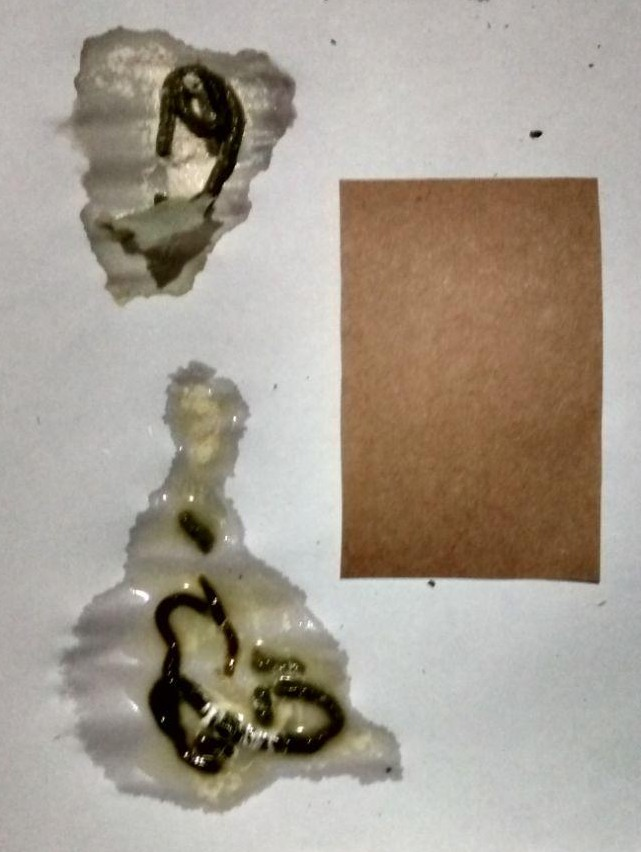
#> input picture sample-imgs/sample-photo1-crop.jpg, 641 x 852 px
$ jupyter execute first-notebook.ipynb
#> lines starting #> are read from the running program, lines starting #| are printed output that depends on the picture; after the words box and inside, x2 and y2 are one past the last pixel; in counts of white or black regions, pixels touching at a corner belong together; long printed decimals are rounded
[cell 1]
# RRM nUSP 6516211
# SCC5830 (2022/1)
# Final Project = Morphological characterization of bird droppings using img. proc. techniques

# #Objectives:
# a) total area, area of solid green phase, area of the white on liquid phase;
# b) presence and intensity of red (indicative of blood);
# c) presence of 'dots' from undigested food on the solid phase;
# d) nº of segments of the solid part;

# #Overview of steps:
# * remove background
# * (a) from not bg isolate ref rectangle and count its pixels
# * (a,d) isolate all poop and normalize
#   - count its pixels
#   - spread/texture measurement (diarhea measurement)
#   - overall parameter to directly compare with other images:
#       . hist 95% confidence distances
#       . Haralick or bag of features 95% confid distances
#       . fourier 95% confid distances
# * from all poop isolate green poop:
#   - (a) count its pixels
#   - (d) spread/texture measurement
#   - (b) redish histogram
#   - (c) histogram
# * from all poop isolate white and yellowish histogram

# #Overview of development
# I started developing the code before the lessons of segmentation, so I've ended developing an alternative way to image segmentation.
# This alternative way is poor in performance and will be changed, but I've decided to keep in this partial step for documentation.
# The first step was to explore the image to gain insights on how to segment using the information of color, since the intuitive human perception probably use this info in this case.
# Channels of RGB and HSV spaces were observed.
# Two functions called 'white_limiar' and 'color_limiar' where created to segment the background and the reference card, respectivelly.
# From the image with the segmented reference card of a known size, the conversion factor mm²/pixel was calculated.
# It appears to be reasonable to assume a constant factor for the image because the image is plain (constant focal distance for the entire frame).
# A low pass filter was used to try to segment the reference card, but it was not sucessful
# The green and red histograms were also explored.

[cell 2]
import numpy as np
import imageio
import matplotlib as mpl, matplotlib.pyplot as plt
#import matplotlib as mpl

[cell 3]
# [4 lines of commented-out code are left out]

[cell 4]
# Read input
img_in = (imageio.imread("sample-imgs/sample-photo1-crop.jpg")).astype(np.uint8)
#> img_in is the input picture: shape (852, 641, 3); mean R, G, B 165.5, 156.5, 144.3
ref_size = 86 * 55 #[mm]

[cell 5]
print(img_in.shape, np.min(img_in), np.max(img_in))
#| (852, 641, 3) 0 255
#plt.figure(figsize=(5,8))
plt.imshow(img_in)
plt.figure(figsize=(15,5))
plt.subplot(131); plt.imshow(img_in[:,:,0], cmap='gray')
plt.subplot(132); plt.imshow(img_in[:,:,1], cmap='gray')
plt.subplot(133); plt.imshow(img_in[:,:,2], cmap='gray')

[cell 6]
img_hsv = mpl.colors.rgb_to_hsv(img_in)
#> img_hsv: shape (852, 641, 3) float32; mean of channels 0, 1, 2 0.2, 0.2, 166.1
plt.figure(figsize=(15,5))
plt.subplot(131); plt.imshow(img_hsv[:,:,0], cmap='hsv'); plt.colorbar()
plt.subplot(132); plt.imshow(img_hsv[:,:,1], cmap='gray'); plt.colorbar(); plt.title("Saturation")
plt.subplot(133); plt.imshow(img_hsv[:,:,2], cmap='gray'); plt.colorbar(); plt.title("Value")

[cell 7]
def img_norm(im, high=255):  # Normalize and coerce to uint8
    im_low = im-np.min(im)  # Shift the low value to 0
    im_norm = (im_low*high/np.max(im_low)).astype(np.uint8)  # Adjust the range to a maximum of 255
    return im_norm

[cell 8]
c1 = 0.7
c2 = 80
condition = (img_hsv[:,:,1] > c1) & ((img_hsv[:,:,2] < c2) | (img_hsv[:,:,2] > 200))
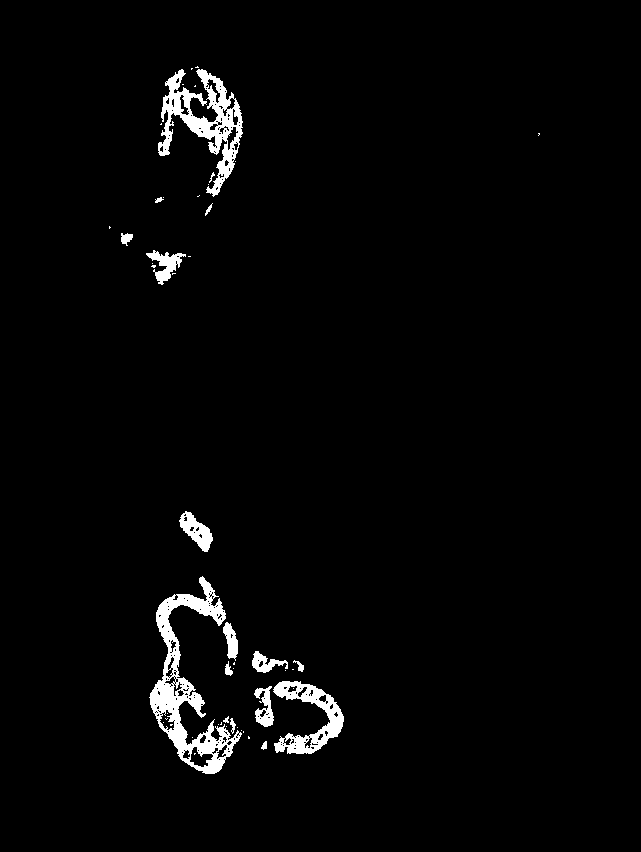
#> condition: shape (852, 641) bool; 2.5% white; 50 white regions (33 under 20 px), largest, box (x1, y1, x2, y2) and area: (149, 576, 242, 774) 4981, (158, 69, 243, 197) 3669, (273, 681, 344, 754) 2024
idx_filter = np.where(condition)
#> idx_filter = 13552 positions, rows 66 to 773, columns 109 to 539

img_temp = (255*np.ones(img_in.shape).astype(np.uint8))
img_temp[idx_filter] = img_in[idx_filter]
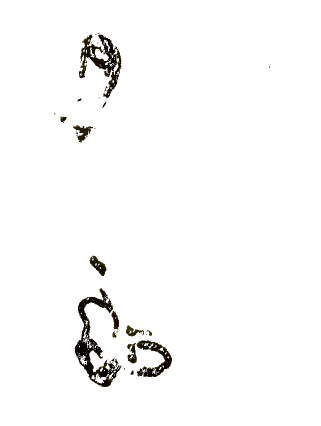
#> img_temp: shape (852, 641, 3) (shown at 1/2 size); mean R, G, B 249.3, 249.1, 248.8
#img_temp = img_norm(img_temp)
plt.figure(figsize=(6,15))
plt.imshow(img_temp)#[:,:,2], cmap='gray');# plt.colorbar()
#imageio.imsave("sel2.jpg",img_temp)

[cell 9]
def limiar_search(img_ipt, t0=120, print_t=False):  # Otsu segmentation
#> called with t0 = 120, print_t = False
    search_t = True
    t = t0  # inital threshold
    while search_t:
        g1 = img_ipt[img_ipt > t]
        g2 = img_ipt[img_ipt <= t]

        mu1 = g1.mean()
        mu2 = g2.mean()

        t_old = t
        t = 0.5*(mu1+mu2)

        if abs(t-t_old) < 0.5:
            search_t = False
#> this loop made 5 passes
#> (mu1, mu2, t_old, t) on passes 2 to 5: (185.7, 98.36, 133.5, 142), (188.4, 102.3, 142, 145.3), (189.1, 103.5, 145.3, 146.3), (189.3, 103.7, 146.3, 146.5)

    img_out = np.zeros(img_ipt.shape)
    img_out[img_ipt > t] = 255
    if print_t:
        print(t)

    return img_out.astype(np.uint8)

[cell 10]
plt.imshow(limiar_search(img_in[:,:,0]*0.299 + img_in[:,:,1]*0.587 + img_in[:,:,2]*0.114), cmap='gray'); plt.colorbar()

[cell 11]
plt.imshow(limiar_search(img_norm(img_hsv[:,:,1]), print_t=True), cmap='gray'); plt.colorbar()
#> the loop in limiar_search (call 2), `while search_t:` made 4 passes
#> (mu1, mu2, t_old, t, search_t) on pass 4: (137.7, 14.1, 76.27, 75.88, False)
#| 75.878

[cell 12]
def limiar_range(img_ipt, t, ranget):
#> called with t = 130, ranget = 30
    img_out = np.zeros(img_ipt.shape)
#> img_out: shape (852, 641) float64; every value is 0
    img_out[(img_ipt > t - ranget) & (img_ipt < t + ranget)] = 255
#> img_out: shape (852, 641) float64; 18.7% white; 328 white regions (288 under 20 px), largest, box (x1, y1, x2, y2) and area: (342, 179, 602, 582) 91713, (244, 646, 348, 758) 2657, (164, 574, 243, 680) 1768

    return img_out

[cell 13]
plt.imshow(limiar_range(img_norm(img_hsv[:,:,1]), 130, 30), cmap='gray'); plt.colorbar()
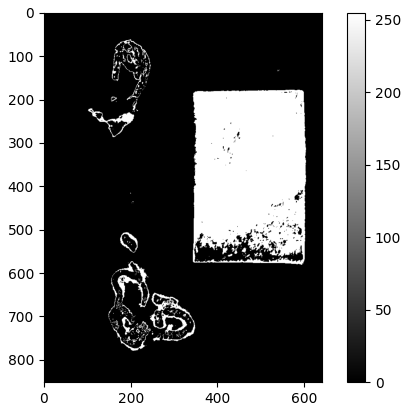
#> figure drawn by matplotlib, 2 panels

[cell 14]
pixel_to_area = ref_size/np.sum(limiar_range(img_norm(img_hsv[:,:,1]), 130, 30) > 250)
#> pixel_to_area = 0.0462

[cell 15]
"{:.2} [mm/pixel]".format(pixel_to_area)
#> Out = '0.046 [mm/pixel]'

[cell 16]
def color_limiar(img, color, threshold=0.05):
    # ''''
    # Funcion to apply limiarization for a given color and threshold/tolerance value
    # * Color: must be a tuple with rgb values of the desired color selector
    # * Threshold is the fracion of hue spectrum to filter
    # ''''

#> called with color = (181, 101, 29), threshold = 0.03
    c = mpl.colors.rgb_to_hsv(color)[0]

    img_hsv = mpl.colors.rgb_to_hsv(img)
    condition = np.logical_and(img_hsv[:,:,0] < c + threshold/2,
                             img_hsv[:,:,0] > c - threshold/2)
#> condition: shape (852, 641) bool; 32.2% white; 433 white regions (324 under 20 px), largest, box (x1, y1, x2, y2) and area: (312, 0, 641, 592) 126886, (0, 0, 100, 352) 13109, (0, 560, 154, 784) 8744
    idx_filter = np.where(condition)
#> idx_filter = 175821 positions, rows 0 to 851, columns 0 to 640

    img_out = np.zeros(img.shape).astype(np.uint8)
    img_out[idx_filter] = img[idx_filter]
#> img_out: shape (852, 641, 3)

    return img_out

[cell 17]
plt.imshow(color_limiar(img_in, (181,101,29), 0.03))

[cell 18]
def white_limiar(img, whitelvl, threshold=0.05):
    # ''''
    # Funcion to apply limiarization for white color and threshold/tolerance value
    # * Whitelvl: float from 0 to 1 expressing the level of white to filter
    # * Threshold is the fracion of white spectrum to filter
    # ''''

#> called with whitelvl = 0.8, threshold = 0.4
    c = whitelvl

    img_float = img.astype(float)/255
    condition0 = (img_float[:,:,0] < c + threshold/2) & (img_float[:,:,0] > c - threshold/2)
#> condition0: shape (852, 641) bool; 67.1% white; 207 black regions (174 under 20 px), largest, box (x1, y1, x2, y2) and area: (340, 177, 603, 585) 79916, (56, 361, 402, 812) 60865, (59, 26, 297, 305) 36229
    condition1 = (img_float[:,:,1] < c + threshold/2) & (img_float[:,:,1] > c - threshold/2)
#> condition1: shape (852, 641) bool; 61.7% white; 58 black regions (51 under 20 px), largest, box (x1, y1, x2, y2) and area: (339, 177, 603, 587) 104647, (54, 361, 402, 812) 65742, (56, 25, 297, 305) 38547
    condition2 = (img_float[:,:,2] < c + threshold/2) & (img_float[:,:,2] > c - threshold/2)
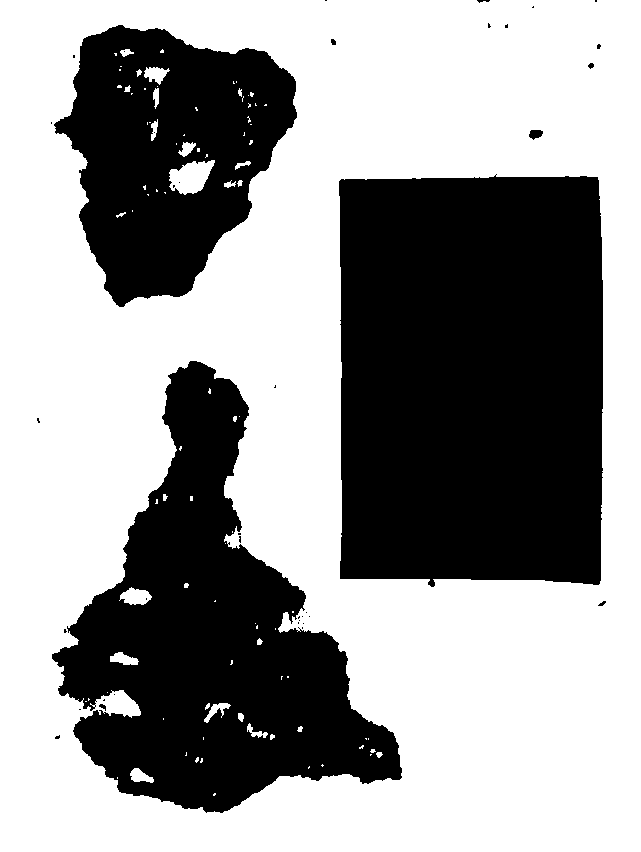
#> condition2: shape (852, 641) bool; 59.7% white; 39 black regions (30 under 20 px), largest, box (x1, y1, x2, y2) and area: (339, 174, 603, 587) 105035, (52, 361, 402, 813) 72611, (54, 25, 297, 307) 42333
    condition = condition0 & condition1 & condition2
#> condition: shape (852, 641) bool; 59.6% white; 48 black regions (38 under 20 px), largest, box (x1, y1, x2, y2) and area: (339, 174, 603, 587) 105035, (52, 361, 402, 813) 72642, (54, 25, 297, 307) 42333
    idx_filter = np.where(condition)
#> idx_filter = 325701 positions, rows 0 to 851, columns 0 to 640

    img_out = np.zeros(img.shape).astype(np.uint8)
    img_out[idx_filter] = img[idx_filter]

    return img_out

[cell 19]
img_nobk = img_in - white_limiar(img_in, 0.8, 0.4)
plt.imshow(img_nobk)

[cell 20]
sqr_img = limiar_search(color_limiar(img_nobk, (181,101,29), 0.05)[:,:,1])
#> call 2 of color_limiar, with color = (181, 101, 29), threshold = 0.05
#> in color_limiar (call 2), `idx_filter = np.where(condition)`: idx_filter = 127315 positions, rows 0 to 812, columns 51 to 602
#> in color_limiar (call 2), `img_out[idx_filter] = img[idx_filter]`:
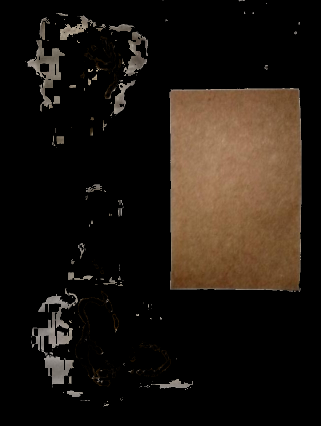
#> img_out: shape (852, 641, 3) (shown at 1/2 size); mean R, G, B 30.9, 23.6, 17
#> sqr_img: shape (852, 641); 22.6% white; 190 white regions (143 under 20 px), largest, box (x1, y1, x2, y2) and area: (339, 176, 603, 584) 104775, (64, 576, 156, 711) 3889, (54, 80, 130, 223) 3488
plt.imshow(sqr_img, cmap='gray')

[cell 21]
# Fourier transform of input image
spec_freq_0 = np.fft.fft2(sqr_img, s=sqr_img.shape)
spec_freq_c = np.fft.fftshift(spec_freq_0)
spec_freq_log = np.log(spec_freq_c)
plt.imshow(spec_freq_log.real, cmap="gray")
plt.colorbar()
spec_freq_log.real.shape, np.max(spec_freq_log.real), np.min(spec_freq_log.real)
#> Out = ((852, 641), 17.27, 2.55)

[cell 22]
# Pad the filter so it has the same size as input image
size = 40
p = np.ones((size,size)).astype(np.uint8)

sizein = 3
pin = np.zeros((sizein,sizein)).astype(np.uint8)

centerp = int(size/2 - sizein/2)
p[:sizein,:sizein] = pin
p = np.roll(p, (centerp, centerp), axis=(0,1))

centerx = int(img_in[:,:,0].shape[0]/2 - size/2)
centery = int(img_in[:,:,0].shape[1]/2 - size/2)

p_pad = np.zeros(img_in[:,:,0].shape)
p_pad[:p.shape[0],:p.shape[0]] = p
p_pad = np.roll(p_pad, (centerx, centery), axis=(0,1))
print(p_pad.shape, np.max(p_pad), np.min(p_pad))
#| (852, 641) 1.0 0.0
plt.imshow(p_pad, cmap="gray"); plt.colorbar()

[cell 23]
spec_new = np.multiply(p_pad, spec_freq_log)
#> p_pad: shape (852, 641) float64; values 0 (black) and 1 (white), 0.29% white; 1 white region, box (x1, y1, x2, y2) and area: (300, 406, 340, 446) 1591
#plt.imshow(spec_new.real, cmap="gray")
#plt.colorbar()
#spec_new.shape, np.max(spec_new), np.min(spec_new)

[cell 24]
nspec_freq_c = np.exp(spec_new)
nspec_freq_0 = np.fft.ifftshift(nspec_freq_c)
img_out = img_norm(np.fft.ifft2(nspec_freq_0).real,255)
#> call 4 of img_norm, with high = 255
#> in img_norm (call 4), `im_low = im-np.min(im)`:
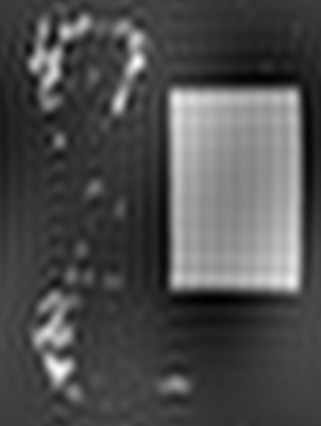
#> im_low: shape (852, 641) float64 (shown at 1/2 size); min 0, max 416, mean 127.4; drawn with min black and max white
plt.subplot(121); plt.imshow(img_out, cmap="gray")
plt.subplot(122); plt.imshow(limiar_search(img_out), cmap="gray")
#plt.colorbar()
img_out.shape, np.max(img_out), np.min(img_out)
#> Out = ((852, 641), 255, 0)

[cell 25]
infos = np.where(img_nobk > 0, True, False)
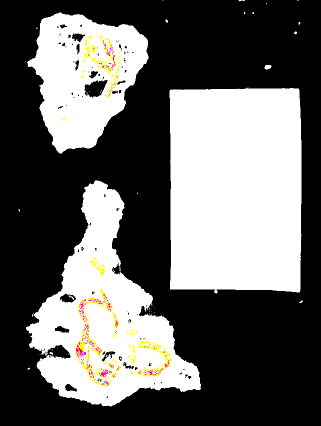
#> infos: shape (852, 641, 3) bool (shown at 1/2 size); mean R, G, B 0.404, 0.401, 0.393
card = np.where(color_limiar(img_in, (181,101,29), 0.03) > 0, True, False)
poop = infos & np.logical_not(card)
img_poop = np.zeros(img_nobk.shape)
img_poop[poop] = img_nobk[poop]
plt.imshow(img_norm(img_poop))
imageio.imsave("sel.jpg",img_norm(img_poop))

[cell 26]
img_poop_r = img_temp[:,:,0]
img_poop_g = img_temp[:,:,1]

hist_r = np.histogram(img_poop_r[(img_poop_r > 5) & (img_poop_r < 250)], bins=64)
hist_g = np.histogram(img_poop_g[(img_poop_g > 5) & (img_poop_g < 250)], bins=64)

plt.figure(figsize=(15,5))
plt.bar(hist_r[1][:-1]-0.2,hist_r[0], 0.4, color='red')
plt.bar(hist_g[1][:-1]+0.2,hist_g[0], 0.4, color='green')
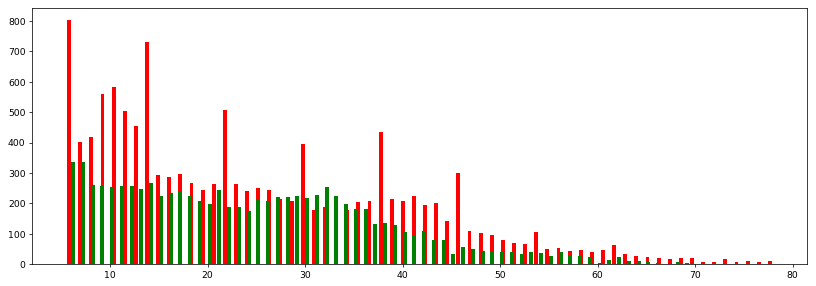
#> figure drawn by matplotlib, 1 panel; tallest bar 803 high, from x = 5.6 to 6; tallest bar 337 high, from x = 7 to 7.4

$ run again, with sample-imgs/sample-photo1.jpg copied over sample-imgs/sample-photo1-crop.jpg
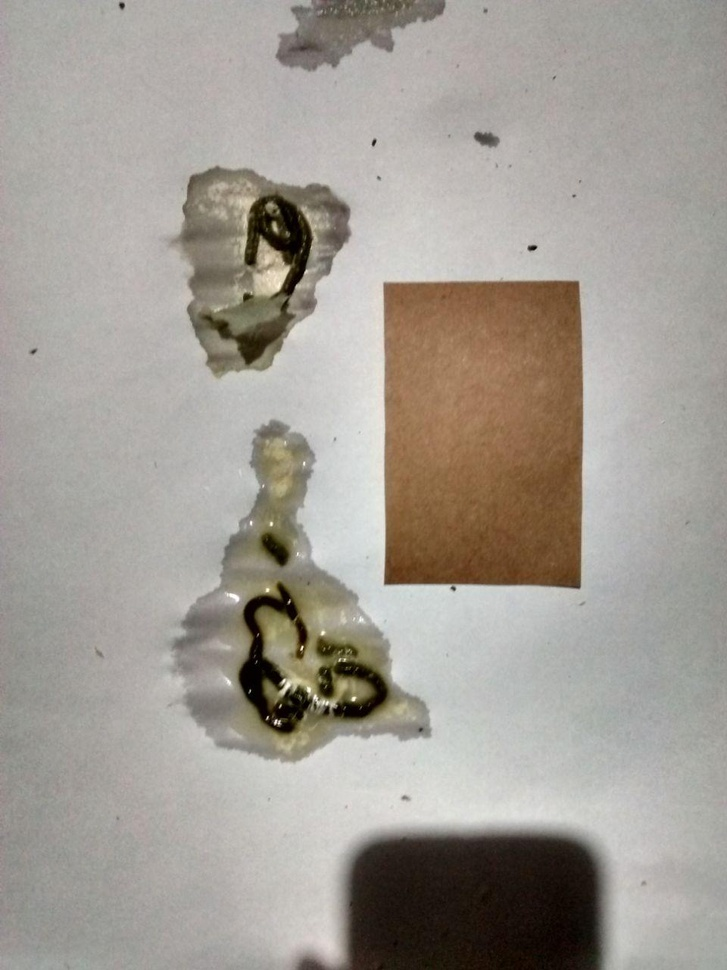
#> input picture sample-imgs/sample-photo1.jpg, 727 x 970 px, shrunk from 960 x 1280 before the run
#> img_in is the input picture: shape (970, 727, 3); mean R, G, B 161.7, 156.2, 148.3
#| (970, 727, 3) 0 255
#> `condition = (img_hsv[:,:,1] > c1) & ((img_hsv[:,:,2] < c2) | (img_hsv[..`:
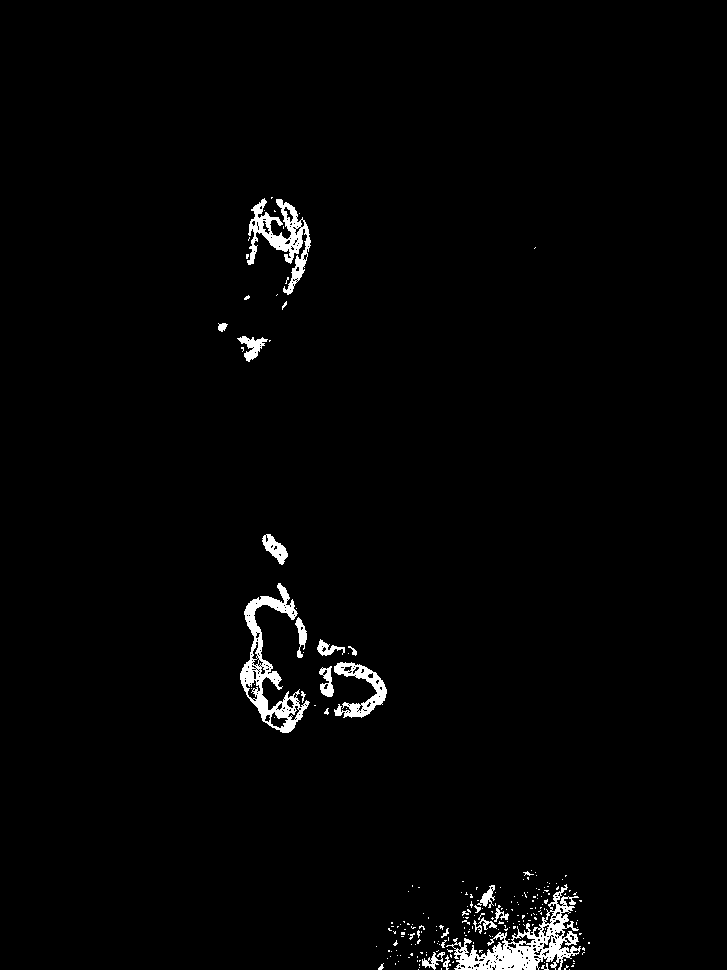
#> condition: shape (970, 727) bool; 1.8% white; 225 white regions (200 under 20 px), largest, box (x1, y1, x2, y2) and area: (446, 884, 581, 970) 3531, (240, 583, 310, 733) 2839, (247, 198, 311, 295) 2097
#> `idx_filter = np.where(condition)`: idx_filter = 12677 positions, rows 197 to 969, columns 218 to 589
#> the loop in limiar_search, `while search_t:` made 4 passes
#> (mu1, mu2, t_old, t) on passes 2 to 4: (174, 73.64, 122.4, 123.8), (174.2, 74.69, 123.8, 124.4), (174.3, 75.45, 124.4, 124.9)
#> the loop in limiar_search (call 2), `while search_t:` made 4 passes
#> (mu1, mu2, t_old, t, search_t) on pass 4: (138.4, 11.75, 75.43, 75.07, False)
#| 75.069
#> pixel_to_area = 0.063
#> `"{:.2} [mm/pixel]".format(pixel_to_area)`: Out = '0.063 [mm/pixel]'
#> in color_limiar, `idx_filter = np.where(condition)`: idx_filter = 184727 positions, rows 0 to 969, columns 0 to 726
#> condition0: shape (970, 727) bool; 74.5% white; 879 black regions (805 under 20 px), largest, box (x1, y1, x2, y2) and area: (384, 281, 583, 589) 46067, (292, 829, 610, 970) 36587, (168, 420, 431, 761) 35034
#> condition1: shape (970, 727) bool; 71.5% white; 932 black regions (860 under 20 px), largest, box (x1, y1, x2, y2) and area: (383, 280, 583, 591) 60049, (167, 420, 431, 762) 37717, (289, 828, 610, 970) 36903
#> condition2: shape (970, 727) bool; 66.2% white; 975 black regions (894 under 20 px), largest, box (x1, y1, x2, y2) and area: (383, 279, 583, 591) 60323, (166, 420, 431, 762) 41691, (287, 828, 611, 970) 37283
#> in white_limiar, `idx_filter = np.where(condition)`: idx_filter = 466785 positions, rows 0 to 969, columns 0 to 726
#> sqr_img: shape (970, 727); 11.9% white; 647 white regions (545 under 20 px), largest, box (x1, y1, x2, y2) and area: (383, 280, 583, 590) 60133, (282, 0, 440, 69) 3502, (168, 207, 222, 312) 1954
#> `spec_freq_log.real.shape, np.max(spec_freq_log.real), np.min(spec_freq..`: Out = ((970, 727), 16.88, 2.49)
#| (970, 727) 1.0 0.0
#> p_pad: shape (970, 727) float64; values 0 (black) and 1 (white), 0.23% white; 1 white region, box (x1, y1, x2, y2) and area: (343, 465, 383, 505) 1591
#> `img_out.shape, np.max(img_out), np.min(img_out)`: Out = ((970, 727), 254, 0)
#> im_norm: shape (970, 727, 3)
#> `[cell 26] img_poop_r = img_temp[:,:,0] img_poop_g = img_temp[:,:,1]  h..`:
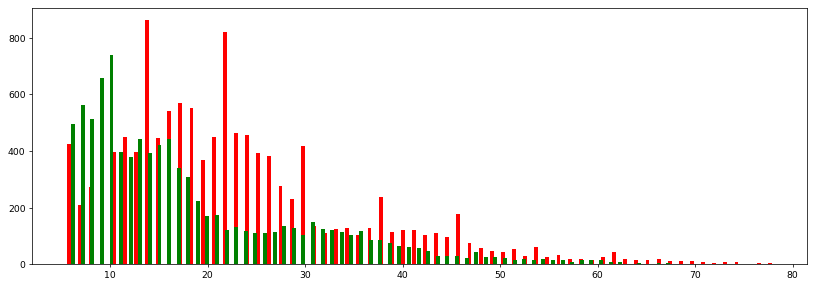
#> figure drawn by matplotlib, 1 panel; tallest bar 863 high, from x = 13.58 to 13.98; tallest bar 738 high, from x = 9.94 to 10.34
